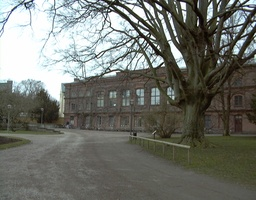
#> input picture ref/mll/python/data/Univ1.jpg, 256 x 200 px, shrunk from 1280 x 1000 before the run; its folder holds only this picture in this run
$ python test_recompression.py   (Python 2 division)
#> lines starting #> are read from the running program, lines starting #| are printed output that depends on the picture
### ref/mll/python/recompression.py
import numpy as np
from math import log

# BP mode
mode0 = lambda r1,r2,r3,r4: r1
mode1 = lambda r1,r2,r3,r4: r3
mode2 = lambda r1,r2,r3,r4: (r1+r2)>>1
mode3 = lambda r1,r2,r3,r4: (r3+r4)>>1
mode4 = lambda r1,r2,r3,r4: (r1+r4)>>1
mode5 = lambda r1,r2,r3,r4: (r1+r3)>>1
mode6 = lambda r1,r2,r3,r4: (r1+r2)>>2+r3>>1
mode7 = lambda r1,r2,r3,r4: ((r1+r2)>>2)+((r3+r4)>>2)
ibp_mode = [mode0,mode1,mode2,mode3,mode4,mode5,mode6,mode7]
domain = [[4,5,7],[4,5,7],[0,4,5],[0,2,6],[1,5,6],[1,3,4]]

# [4 lines left out: function TBT_decode, not called in this run]

def TBT(X, l):
    B = 2**l-1
    n, m = X.shape
    TR = np.array([[X[i,j] & B for j in range(m)] for i in range(n)])
    X = np.array([[X[i,j] >> l for j in range(m)] for i in range(n)])
    return X, TR

def PSNR(X,Y,l):
    MAX = 2**l-1
    delta = X-Y
    MSE = np.sum(delta * delta)/(X.shape[0]*X.shape[1]) + 1e-8
    log10 = lambda x:log(x)/log(10)
    return 10*log10(MAX**2/MSE)

# [24 lines left out: function IBP_decode, not called in this run]

def IBP(X, intra_mode, l, printall=False):
    n, m = X.shape
    res = np.zeros([n,m],dtype=np.int8)

    # IP
    IP = X[0][0]

    # BP residual
    for i in range(1,n):
        res[i,0] = X[i,0]-X[i-1,0]
    for i in range(1,m):
        res[0,i] = X[0,i]-X[0,i-1]

    # NP residual
    modelist = domain[intra_mode]
    predicts = np.zeros([len(modelist),n-1,m-1])
    BP_mode = None
    best_predict = None
    p = 0.0
    for k in range(len(modelist)):
        for i in range(1,n):
            for j in range(1,m):
                r1 = X[i,j-1]
                r2 = X[i-1,j-1]
                r3 = X[i-1,j]
                if j+1>=8:
                    r4 = 0
                else:
                    r4 = X[i-1,j+1]
                predicts[k,i-1,j-1]=ibp_mode[modelist[k]](r1,r2,r3,r4)
        if printall:
            print(k)
            print(predicts[k])
        current = PSNR(X[1:,1:],predicts[k],l)
        if current > p:
            p = current
            BP_mode = modelist[k]
            best_predict = k

    res[1:,1:] = X[1:,1:] - predicts[best_predict]
    return IP, BP_mode, res

### ref/mll/python/test_recompression.py
from recompression import *
from PIL import Image
from pylab import *
from scipy import misc
import os
'''
im = array(Image.open('empire.jpg').convert('L'))
misc.toimage(im, cmin=0, cmax=255).save('gray_empire.jpg')
n, m = im.shape

new_im = zeros([n,m])
for i in range(n/8):
    for j in range(m/8):
        X = im[i*8:(i+1)*8, j*8:(j+1)*8]
        X, TR = TBT(X, 1)
        IP, BP_mode, res = IBP(X, 0, 7)
        X = IBP_decode(IP, BP_mode, res)
        X = TBT_decode(X, TR, 1)
        new_im[i*8:(i+1)*8, j*8:(j+1)*8] = X

misc.toimage(new_im, cmin=0, cmax=255).save('new_empire.jpg')

im = array(Image.open('empire.jpg').convert('L'))
'''
# get image list
image_path = './data/'
imglist = [os.path.join(image_path,f) for f in os.listdir(image_path)]

distr = [] # document the residual distribution
for f in imglist:
    print(f)
    current_distr = zeros(33)
    im = array(Image.open(f).convert('L'))
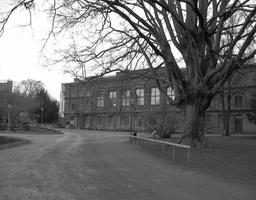
#> im: shape (200, 256); min 1, max 255, mean 113
    n, m = im.shape
#> n = 200; m = 256
    print(im.shape)
#| (200, 256)
    n = n/8
#> n = 25
    m = m/8
#> m = 32
    im = im[:n*8,:m*8]
    print(im.shape)
#| (200, 256)

    # compress the original image
    res = zeros(im.shape,dtype=np.int8)
    for i in range(n):
        for j in range(m):
            X = im[i*8:(i+1)*8,j*8:(j+1)*8]
            X, TR = TBT(X,1)
            best_tmp = None
            best = 255
            for l in [0,2,3,4,5]:
                IP, BP_mode, tmp = IBP(X,l,7)
                if abs(tmp).max() < best:
                    best = abs(tmp).max()
                    best_tmp = tmp
            res[i*8:(i+1)*8,j*8:(j+1)*8] = best_tmp
            if sum(abs(best_tmp)>32):
                print(IP, BP_mode, i,j)
                print(best_tmp)
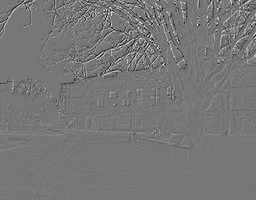
#> res: shape (200, 256) int8; min -91, max 104, mean 0.2; drawn with min black and max white

    # get distribution
    current_distr = []
    for i in range(1,33):
        current_distr.append(sum(abs(res)<i))
    current_distr.append(res.shape[0]*res.shape[1])
    print(res.shape)
    print(current_distr)
    distr.append(current_distr)
save('distribution.npy',distr)

# plot the distribution
x_value = range(33)
for f in distr:
    plot(x_value, f)
#> this loop made 1 pass
show()
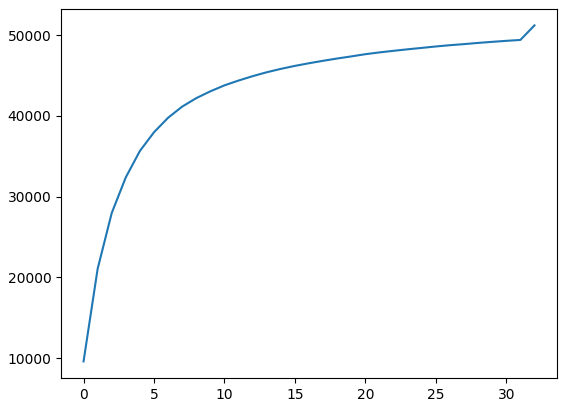
#> figure drawn by matplotlib, 1 panel; curve peaks at x = 32, y = 51200

$ run again, on ref/mll/python/data/Univ5.jpg
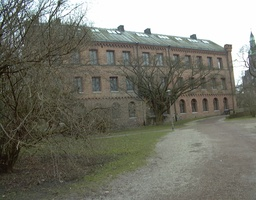
#> input picture ref/mll/python/data/Univ5.jpg, 256 x 200 px, shrunk from 1280 x 1000 before the run
#| (200, 256)
#| (200, 256)
#> after the loop `for i in range(n):`:
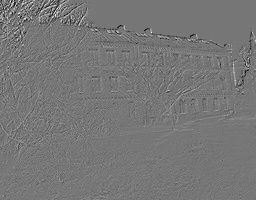
#> res: shape (200, 256) int8; min -62, max 71, mean 0.1; drawn with min black and max white
#> the loop `for f in distr:` made 1 pass
#> `show()`:
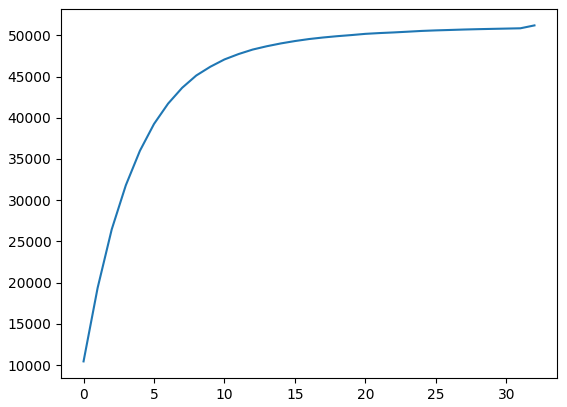
#> figure drawn by matplotlib, 1 panel; curve peaks at x = 32, y = 51200

$ run again, on ref/mll/python/data/alcatraz2.jpg
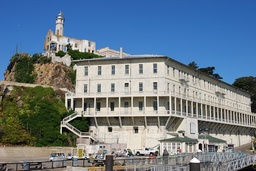
#> input picture ref/mll/python/data/alcatraz2.jpg, 256 x 171 px, shrunk from 1936 x 1296 before the run
#| (171, 256)
#| (168, 256)
#> after the loop `for i in range(n):`:
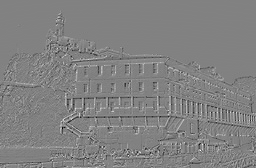
#> res: shape (168, 256) int8; min -98, max 95, mean 0.3; drawn with min black and max white
#> the loop `for f in distr:` made 1 pass
#> `show()`:
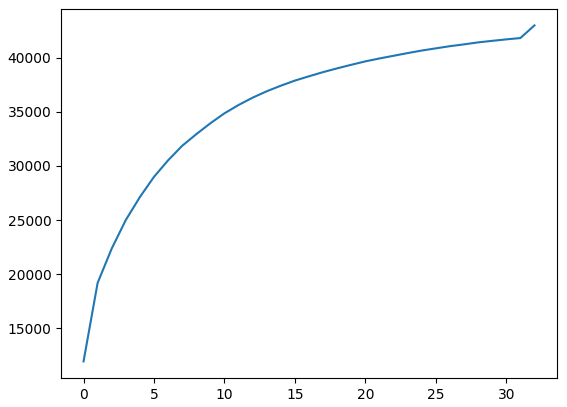
#> figure drawn by matplotlib, 1 panel; curve peaks at x = 32, y = 43008

$ run again, on ref/mll/python/data/Univ2.jpg
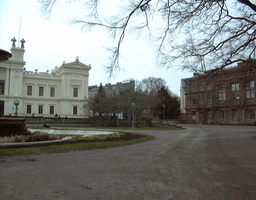
#> input picture ref/mll/python/data/Univ2.jpg, 256 x 200 px, shrunk from 1280 x 1000 before the run
#| (200, 256)
#| (200, 256)
#> after the loop `for i in range(n):`:
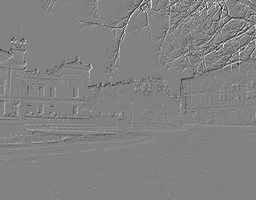
#> res: shape (200, 256) int8; min -90, max 86, mean 0; drawn with min black and max white
#> the loop `for f in distr:` made 1 pass
#> `show()`:
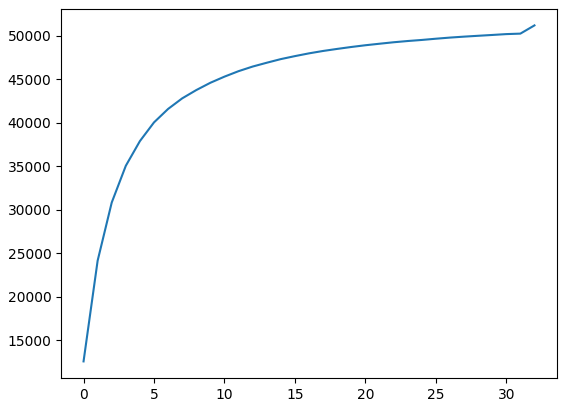
#> figure drawn by matplotlib, 1 panel; curve peaks at x = 32, y = 51200
